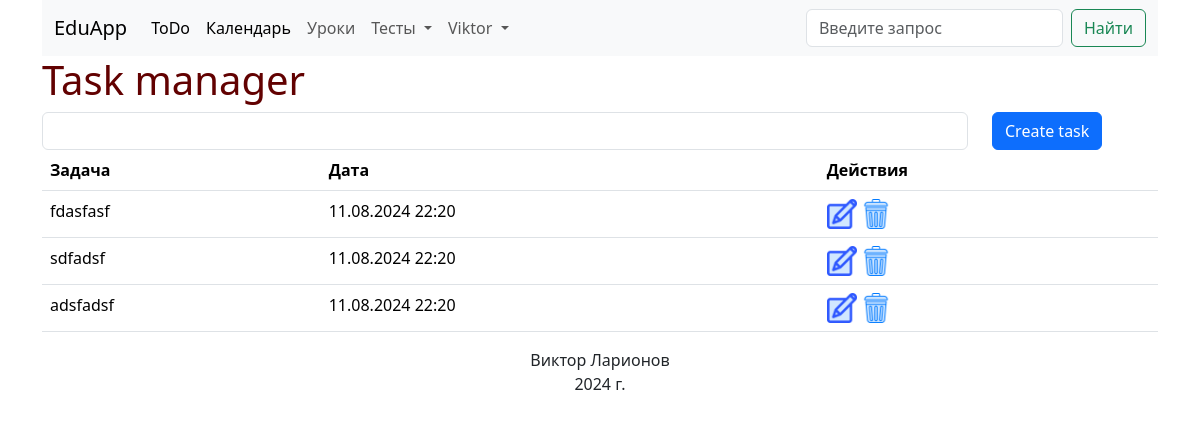
The app's page / (signed in) with its own data.
### larik_school/models.py (models this page shows, shortened)
class User(db.Model, UserMixin):
    id = db.Column(db.Integer, primary_key=True)
    email = db.Column(db.String, nullable=False, unique=True)
    username = db.Column(db.String, nullable=False)
    password = db.Column(db.String, nullable=False)
    lessons = db.relationship('Lesson', backref='author', lazy=True)

class Task(db.Model):
    id = db.Column(db.Integer, primary_key=True)
    content = db.Column(db.String, nullable=False)
    datetime = db.Column(db.DateTime, default=datetime.now)
    user_id = db.Column(db.Integer)

### larik_school/routes.py (the view, shortened to what this page needs)
@app.route('/', methods=['GET', 'POST'])
@login_required
def index():
    if request.method == 'GET':
        tasks = Task.query.filter(Task.user_id==current_user.id).all()
        for task in tasks:
            task.datetime = format_date(task.datetime)
        return render_template('index.html', tasks=tasks)

### larik_school/models.py (called while the page is built)
@login_manager.user_loader
def load_user(user_id):
    return User.query.get(int(user_id))

### larik_school/routes.py (called while the page is built)
def format_date(datetime):
    return f'{str(datetime.day).zfill(2)}.{str(datetime.month).zfill(2)}.{datetime.year} {str(datetime.hour).zfill(2)}:{str(datetime.minute).zfill(2)}'

### larik_school/templates/index.html (shortened to what this page needs)
{% extends 'base.html' %}
{% block content %}
<h1>Task manager</h1>
<form method="POST">
    <div class="row">
        <div class="col-md-10"><input class="form-control" type="text" id="content" name="content"></div>
        <div class="col-md-2"><input class="btn btn-primary" type="submit" value="Create task"></div>
    </div>
</form>
<table class="table">
    <tr>
        <th>Задача</th>
        <th>Дата</th>
        <th>Действия</th>
    </tr>
    {% for task in tasks %}
    <tr>
        <td>{{task.content}}</td>
        <td>{{task.datetime}}</td>
        <td><a href="/edit/{{task.id}}"><img class="icon" src="{{url_for('static', filename='imgs/edit.png')}}" alt=""></a> <a href="/delete/{{task.id}}"><img class="icon" src="{{url_for('static', filename='imgs/delete.png')}}" alt=""></a></td>
    </tr>
    {% endfor %}
</table>
{% endblock %}

### larik_school/templates/base.html (shortened to what this page needs)
<!DOCTYPE html>
<html lang="en">
<head>
    <link href="https://cdn.jsdelivr.net/npm/bootstrap@5.3.3/dist/css/bootstrap.min.css" rel="stylesheet">
    <link rel="stylesheet" href="{{url_for('static', filename='css/main.css')}}">
</head>
<body>
    <div class="container">
        <nav class="navbar navbar-expand-lg bg-body-tertiary">
            <div class="container-fluid">
              <a class="navbar-brand" href="/">EduApp</a>
              <div class="collapse navbar-collapse" id="navbarSupportedContent">
                <ul class="navbar-nav me-auto mb-2 mb-lg-0">
                  <li class="nav-item">
                    <a class="nav-link active" aria-current="page" href="{{url_for('index')}}">ToDo</a>
                  </li>
                  <li class="nav-item">
                    <a class="nav-link active" aria-current="page" href="{{url_for('calendar')}}">Календарь</a>
                  </li>
                  <li class="nav-item">
                    <a class="nav-link" href="{{url_for('lessons')}}">Уроки</a>
                  </li>
                  <li class="nav-item dropdown">
                    <a class="nav-link dropdown-toggle" href="#" role="button" data-bs-toggle="dropdown" aria-expanded="false">
                        Тесты
                    </a>
                  </li>
                  {% if not current_user.is_authenticated %}
                  <li><a class="nav-link" href="{{url_for('login')}}">Войти</a></li>
                  {% else %}
                  <li class="nav-item dropdown">
                    <a class="nav-link dropdown-toggle" href="#" role="button" data-bs-toggle="dropdown" aria-expanded="false">
                        {{current_user.username}}
                    </a>
                  </li>
                  {% endif %}
                </ul>
                <form class="d-flex" role="search">
                  <input class="form-control me-2" type="search" placeholder="Введите запрос" aria-label="Search">
                  <button class="btn btn-outline-success" type="submit">Найти</button>
                </form>
              </div>
            </div>
          </nav>
        {% block content %} {% endblock %}
        <footer>
            Виктор Ларионов <br> 2024 г.
        </footer>
    </div>
  </body>
</html>

### larik_school/static/css/main.css (style rules this page uses)
h1 { color: rgb(98, 1, 1); }
table { width: 100%; }
.icon { width: 30px; }
footer { text-align: center; }

### records on screen
User: username "Viktor"
Task: content "fdasfasf", datetime "11.08.2024 22:20"
Task: content "sdfadsf", datetime "11.08.2024 22:20"
Task: content "adsfadsf", datetime "11.08.2024 22:20"
